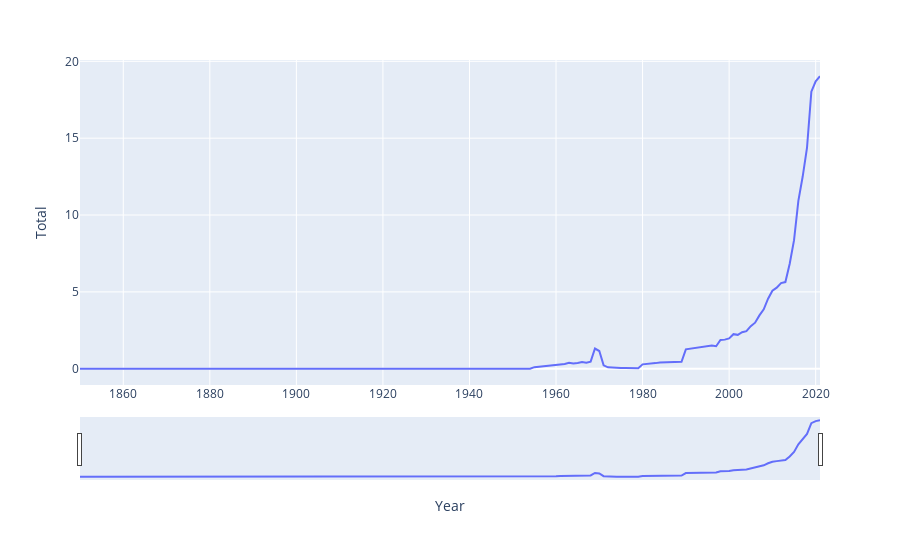

Notebook code for this chart:
### Code cell
#  plot to see total emission versus year for 'Germany'
fig_ger = px.line(df, x=df.index, y="Total")
fig_ger.update_xaxes(rangeslider_visible=True)
fig_ger.show()

### Figure 1 — Plotly figure (JSON) as saved in the notebook; plotly's stock layout.template omitted (floating-point values rounded to 4 significant figures; data arrays with more than 128 entries replaced by an {"elided": "..."} marker saying what was removed)
{"data": [{"hovertemplate": "Year=%{x}<br>Total=%{y}<extra></extra>", "legendgroup": "", "line": {"color": "#636efa", "dash": "solid"}, "marker": {"symbol": "circle"}, "mode": "lines", "name": "", "orientation": "v", "showlegend": false, "type": "scatter", "x": {"elided": "172 int values"}, "xaxis": "x", "y": {"elided": "172 float values"}, "yaxis": "y"}], "layout": {"legend": {"tracegroupgap": 0}, "margin": {"t": 60}, "xaxis": {"anchor": "y", "domain": [0, 1], "rangeslider": {"visible": true}, "title": {"text": "Year"}}, "yaxis": {"anchor": "x", "domain": [0, 1], "title": {"text": "Total"}}}}
